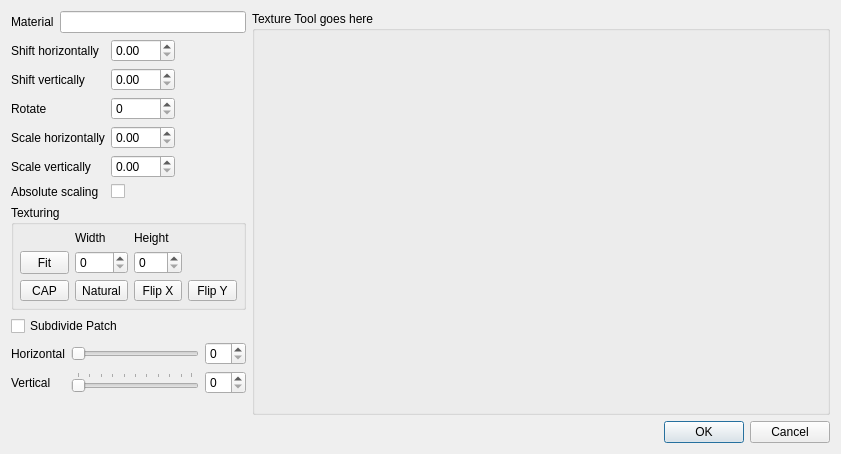
<?xml version="1.0" encoding="UTF-8"?>
<ui version="4.0">
 <class>InspectorSurfaceDialog</class>
 <widget class="QDialog" name="InspectorSurfaceDialog">
  <property name="geometry">
   <rect>
    <x>0</x>
    <y>0</y>
    <width>841</width>
    <height>454</height>
   </rect>
  </property>
  <property name="windowTitle">
   <string>Dialog</string>
  </property>
  <layout class="QVBoxLayout" name="verticalLayout_2">
   <item>
    <layout class="QHBoxLayout" name="horizontalLayout_2">
     <item>
      <layout class="QVBoxLayout" name="verticalLayout">
       <item>
        <layout class="QHBoxLayout" name="horizontalLayout">
         <item>
          <widget class="QLabel" name="label">
           <property name="sizePolicy">
            <sizepolicy hsizetype="Maximum" vsizetype="Preferred">
             <horstretch>0</horstretch>
             <verstretch>0</verstretch>
            </sizepolicy>
           </property>
           <property name="text">
            <string>Material</string>
           </property>
          </widget>
         </item>
         <item>
          <widget class="QLineEdit" name="lineEdit">
           <property name="sizePolicy">
            <sizepolicy hsizetype="Minimum" vsizetype="Fixed">
             <horstretch>0</horstretch>
             <verstretch>0</verstretch>
            </sizepolicy>
           </property>
          </widget>
         </item>
        </layout>
       </item>
       <item>
        <layout class="QFormLayout" name="formLayout">
         <property name="fieldGrowthPolicy">
          <enum>QFormLayout::AllNonFixedFieldsGrow</enum>
         </property>
         <item row="0" column="0">
          <widget class="QLabel" name="label_2">
           <property name="text">
            <string>Shift horizontally</string>
           </property>
          </widget>
         </item>
         <item row="0" column="1">
          <widget class="QDoubleSpinBox" name="shiftHorizontallySpin">
           <property name="maximumSize">
            <size>
             <width>64</width>
             <height>16777215</height>
            </size>
           </property>
          </widget>
         </item>
         <item row="1" column="0">
          <widget class="QLabel" name="label_3">
           <property name="text">
            <string>Shift vertically</string>
           </property>
          </widget>
         </item>
         <item row="1" column="1">
          <widget class="QDoubleSpinBox" name="shiftVerticallySpin">
           <property name="maximumSize">
            <size>
             <width>64</width>
             <height>16777215</height>
            </size>
           </property>
          </widget>
         </item>
         <item row="2" column="0">
          <widget class="QLabel" name="label_4">
           <property name="text">
            <string>Rotate</string>
           </property>
          </widget>
         </item>
         <item row="2" column="1">
          <widget class="QSpinBox" name="rotateSpin">
           <property name="maximumSize">
            <size>
             <width>64</width>
             <height>16777215</height>
            </size>
           </property>
          </widget>
         </item>
         <item row="3" column="0">
          <widget class="QLabel" name="label_9">
           <property name="text">
            <string>Scale horizontally</string>
           </property>
          </widget>
         </item>
         <item row="3" column="1">
          <widget class="QDoubleSpinBox" name="scaleHorizontallySpin">
           <property name="maximumSize">
            <size>
             <width>64</width>
             <height>16777215</height>
            </size>
           </property>
          </widget>
         </item>
         <item row="4" column="0">
          <widget class="QLabel" name="label_10">
           <property name="text">
            <string>Scale vertically</string>
           </property>
          </widget>
         </item>
         <item row="4" column="1">
          <widget class="QDoubleSpinBox" name="scaleVerticallySpin">
           <property name="maximumSize">
            <size>
             <width>64</width>
             <height>16777215</height>
            </size>
           </property>
          </widget>
         </item>
         <item row="5" column="1">
          <widget class="QCheckBox" name="checkBox_2">
           <property name="text">
            <string/>
           </property>
          </widget>
         </item>
         <item row="5" column="0">
          <widget class="QLabel" name="label_11">
           <property name="text">
            <string>Absolute scaling</string>
           </property>
          </widget>
         </item>
        </layout>
       </item>
       <item>
        <widget class="QGroupBox" name="groupBox_2">
         <property name="title">
          <string>Texturing</string>
         </property>
         <layout class="QGridLayout" name="gridLayout">
          <property name="margin">
           <number>6</number>
          </property>
          <item row="0" column="1">
           <widget class="QLabel" name="label_5">
            <property name="text">
             <string>Width</string>
            </property>
           </widget>
          </item>
          <item row="0" column="2">
           <widget class="QLabel" name="label_6">
            <property name="text">
             <string>Height</string>
            </property>
           </widget>
          </item>
          <item row="1" column="1">
           <widget class="QSpinBox" name="spinBox_2"/>
          </item>
          <item row="1" column="2">
           <widget class="QSpinBox" name="spinBox_3"/>
          </item>
          <item row="1" column="0">
           <widget class="QToolButton" name="toolButton_4">
            <property name="sizePolicy">
             <sizepolicy hsizetype="Minimum" vsizetype="Fixed">
              <horstretch>0</horstretch>
              <verstretch>0</verstretch>
             </sizepolicy>
            </property>
            <property name="maximumSize">
             <size>
              <width>16777215</width>
              <height>24</height>
             </size>
            </property>
            <property name="text">
             <string>Fit</string>
            </property>
           </widget>
          </item>
          <item row="2" column="0">
           <widget class="QToolButton" name="toolButton_3">
            <property name="sizePolicy">
             <sizepolicy hsizetype="Minimum" vsizetype="Fixed">
              <horstretch>0</horstretch>
              <verstretch>0</verstretch>
             </sizepolicy>
            </property>
            <property name="maximumSize">
             <size>
              <width>16777215</width>
              <height>24</height>
             </size>
            </property>
            <property name="text">
             <string>CAP</string>
            </property>
           </widget>
          </item>
          <item row="2" column="1">
           <widget class="QToolButton" name="toolButton">
            <property name="sizePolicy">
             <sizepolicy hsizetype="Minimum" vsizetype="Fixed">
              <horstretch>0</horstretch>
              <verstretch>0</verstretch>
             </sizepolicy>
            </property>
            <property name="maximumSize">
             <size>
              <width>16777215</width>
              <height>24</height>
             </size>
            </property>
            <property name="text">
             <string>Natural</string>
            </property>
           </widget>
          </item>
          <item row="2" column="2">
           <widget class="QToolButton" name="toolButton_2">
            <property name="sizePolicy">
             <sizepolicy hsizetype="Minimum" vsizetype="Fixed">
              <horstretch>0</horstretch>
              <verstretch>0</verstretch>
             </sizepolicy>
            </property>
            <property name="maximumSize">
             <size>
              <width>16777215</width>
              <height>24</height>
             </size>
            </property>
            <property name="text">
             <string>Flip X</string>
            </property>
           </widget>
          </item>
          <item row="2" column="3">
           <widget class="QToolButton" name="toolButton_5">
            <property name="sizePolicy">
             <sizepolicy hsizetype="Minimum" vsizetype="Fixed">
              <horstretch>0</horstretch>
              <verstretch>0</verstretch>
             </sizepolicy>
            </property>
            <property name="maximumSize">
             <size>
              <width>16777215</width>
              <height>24</height>
             </size>
            </property>
            <property name="text">
             <string>Flip Y</string>
            </property>
           </widget>
          </item>
         </layout>
        </widget>
       </item>
       <item>
        <widget class="QCheckBox" name="checkBox">
         <property name="text">
          <string>Subdivide Patch</string>
         </property>
        </widget>
       </item>
       <item>
        <layout class="QGridLayout" name="gridLayout_2">
         <item row="0" column="0">
          <widget class="QLabel" name="label_7">
           <property name="text">
            <string>Horizontal</string>
           </property>
          </widget>
         </item>
         <item row="1" column="0">
          <widget class="QLabel" name="label_8">
           <property name="text">
            <string>Vertical</string>
           </property>
          </widget>
         </item>
         <item row="0" column="2">
          <widget class="QSpinBox" name="spinBox_4">
           <property name="sizePolicy">
            <sizepolicy hsizetype="Minimum" vsizetype="Fixed">
             <horstretch>0</horstretch>
             <verstretch>0</verstretch>
            </sizepolicy>
           </property>
          </widget>
         </item>
         <item row="1" column="2">
          <widget class="QSpinBox" name="spinBox_5">
           <property name="sizePolicy">
            <sizepolicy hsizetype="Minimum" vsizetype="Fixed">
             <horstretch>0</horstretch>
             <verstretch>0</verstretch>
            </sizepolicy>
           </property>
          </widget>
         </item>
         <item row="1" column="1">
          <widget class="QSlider" name="horizontalSlider_2">
           <property name="sizePolicy">
            <sizepolicy hsizetype="Minimum" vsizetype="Fixed">
             <horstretch>0</horstretch>
             <verstretch>0</verstretch>
            </sizepolicy>
           </property>
           <property name="minimumSize">
            <size>
             <width>128</width>
             <height>0</height>
            </size>
           </property>
           <property name="orientation">
            <enum>Qt::Horizontal</enum>
           </property>
           <property name="tickPosition">
            <enum>QSlider::TicksAbove</enum>
           </property>
          </widget>
         </item>
         <item row="0" column="1">
          <widget class="QSlider" name="horizontalSlider">
           <property name="sizePolicy">
            <sizepolicy hsizetype="Minimum" vsizetype="Fixed">
             <horstretch>0</horstretch>
             <verstretch>0</verstretch>
            </sizepolicy>
           </property>
           <property name="minimumSize">
            <size>
             <width>128</width>
             <height>0</height>
            </size>
           </property>
           <property name="orientation">
            <enum>Qt::Horizontal</enum>
           </property>
          </widget>
         </item>
        </layout>
       </item>
       <item>
        <spacer name="verticalSpacer">
         <property name="orientation">
          <enum>Qt::Vertical</enum>
         </property>
         <property name="sizeHint" stdset="0">
          <size>
           <width>20</width>
           <height>40</height>
          </size>
         </property>
        </spacer>
       </item>
      </layout>
     </item>
     <item>
      <widget class="QGroupBox" name="groupBox">
       <property name="sizePolicy">
        <sizepolicy hsizetype="Expanding" vsizetype="Preferred">
         <horstretch>0</horstretch>
         <verstretch>0</verstretch>
        </sizepolicy>
       </property>
       <property name="title">
        <string>Texture Tool goes here</string>
       </property>
       <zorder>verticalLayoutWidget</zorder>
      </widget>
     </item>
    </layout>
   </item>
   <item>
    <widget class="QDialogButtonBox" name="buttonBox">
     <property name="orientation">
      <enum>Qt::Horizontal</enum>
     </property>
     <property name="standardButtons">
      <set>QDialogButtonBox::Cancel|QDialogButtonBox::Ok</set>
     </property>
    </widget>
   </item>
  </layout>
 </widget>
 <resources/>
 <connections>
  <connection>
   <sender>buttonBox</sender>
   <signal>accepted()</signal>
   <receiver>InspectorSurfaceDialog</receiver>
   <slot>accept()</slot>
   <hints>
    <hint type="sourcelabel">
     <x>248</x>
     <y>254</y>
    </hint>
    <hint type="destinationlabel">
     <x>157</x>
     <y>274</y>
    </hint>
   </hints>
  </connection>
  <connection>
   <sender>buttonBox</sender>
   <signal>rejected()</signal>
   <receiver>InspectorSurfaceDialog</receiver>
   <slot>reject()</slot>
   <hints>
    <hint type="sourcelabel">
     <x>316</x>
     <y>260</y>
    </hint>
    <hint type="destinationlabel">
     <x>286</x>
     <y>274</y>
    </hint>
   </hints>
  </connection>
 </connections>
</ui>
